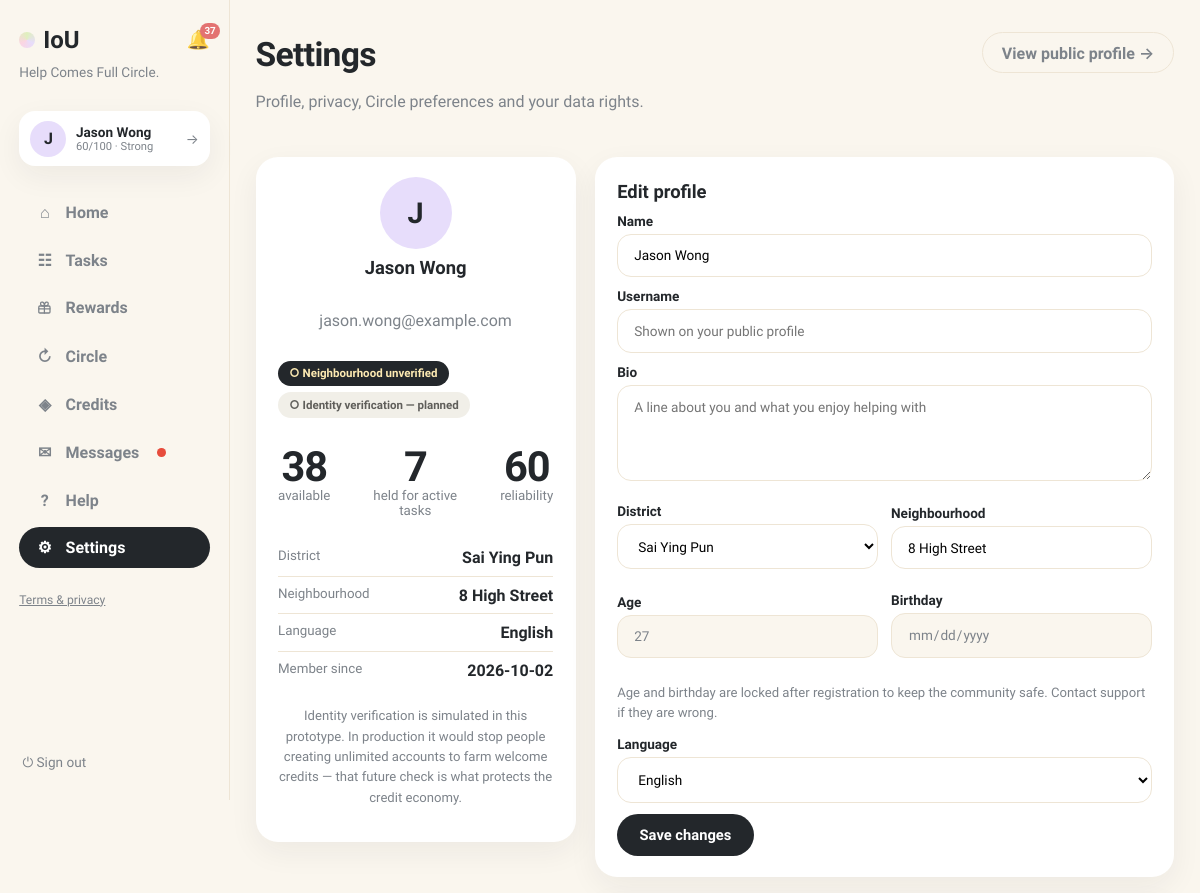
/account (signed in, upper part), run on an earlier commit of the app's database.
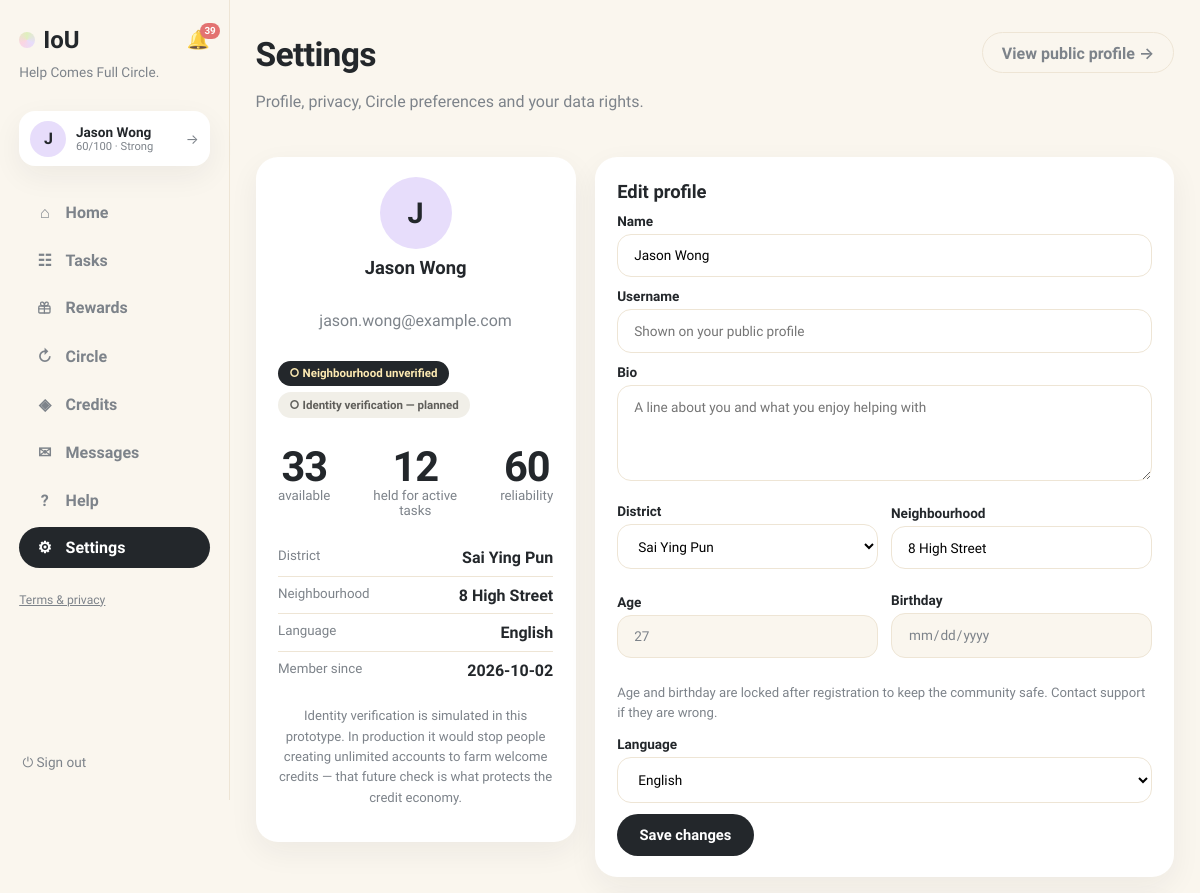
And on a later commit of the database.
### tables this page shows
CREATE TABLE users (
                id INTEGER PRIMARY KEY, name TEXT NOT NULL, email TEXT UNIQUE NOT NULL,
                password TEXT NOT NULL, balance INTEGER NOT NULL DEFAULT 0,
                held_balance INTEGER NOT NULL DEFAULT 0,
                is_moderator INTEGER NOT NULL DEFAULT 0
            , language TEXT NOT NULL DEFAULT 'en', address TEXT, district TEXT, hkid TEXT, address_id TEXT, age INTEGER, birthday TEXT, skills TEXT NOT NULL DEFAULT '', community_helper INTEGER NOT NULL DEFAULT 0, created_at TEXT, consent_analytics INTEGER NOT NULL DEFAULT 0, reliability INTEGER NOT NULL DEFAULT 60, account_status TEXT NOT NULL DEFAULT 'active', analytics_consent INTEGER NOT NULL DEFAULT 0, username TEXT, bio TEXT, verification_identity TEXT NOT NULL DEFAULT 'unverified', verification_neighbourhood TEXT NOT NULL DEFAULT 'unverified', vis_photo INTEGER NOT NULL DEFAULT 1, vis_neighbourhood INTEGER NOT NULL DEFAULT 1, vis_skills INTEGER NOT NULL DEFAULT 1, vis_bio INTEGER NOT NULL DEFAULT 1, vis_completed INTEGER NOT NULL DEFAULT 1, vis_circle INTEGER NOT NULL DEFAULT 1, circle_enabled INTEGER NOT NULL DEFAULT 1, circle_notifications INTEGER NOT NULL DEFAULT 1, circle_community_only INTEGER NOT NULL DEFAULT 0, circle_max_distance_km REAL NOT NULL DEFAULT 2.0, circle_availability TEXT NOT NULL DEFAULT '');

### app.py (the view)
@app.get("/account", response_class=HTMLResponse)
def account_page(request: Request, saved: str = ""):
    user = current_user(request)
    if not user:
        return RedirectResponse("/login", status_code=303)
    with db() as connection:
        blocked = connection.execute(
            """SELECT b.blocked_id, u.name FROM blocks b JOIN users u ON u.id=b.blocked_id
               WHERE b.blocker_id=?""", (user["id"],)).fetchall()
        consents = connection.execute(
            "SELECT policy, version, accepted_at FROM consents WHERE user_id=? ORDER BY id DESC",
            (user["id"],)).fetchall()
    return render(request, "account.html", page="account", genre_emoji=GENRE_EMOJI,
                  skill_tree=SKILL_TREE, hk_districts=HK_DISTRICTS, saved=saved == "1",
                  blocked=blocked, consents=consents)

### templates/account.html (shortened to what this page needs)
{% extends "base.html" %}
{% block content %}
<header class="page-head">
  <div>
    <h1>Settings</h1>
    <p class="muted">Profile, privacy, Circle preferences and your data rights.</p>
  </div>
  <a class="btn-ghost" href="/profile">View public profile →</a>
</header>
<div class="account-grid">
  <div class="card profile-card">
    <div class="avatar avatar-big">{{ user.name[0] }}</div>
    <h2>{{ user.name }}</h2>
    <p class="muted">{% if user.username %}@{{ user.username }} · {% endif %}{{ user.email }}</p>
    <div class="badge-row">
      <span class="match-badge ">{% if user.verification_neighbourhood == 'verified' %}✓{% else %}○{% endif %} Neighbourhood {{ user.verification_neighbourhood }}</span>
      <span class="match-badge simulated">○ Identity verification — planned</span>
    </div>
    <div class="profile-stats">
      <div><span class="stat-big">{{ user.balance }}</span><small>available</small></div>
      <div><span class="stat-big">{{ user.held_balance }}</span><small>held for active tasks</small></div>
      <div><span class="stat-big">{{ user.reliability if user.reliability is not none else 60 }}</span><small>reliability</small></div>
    </div>
    <ul class="profile-meta">
      <li><small>District</small><b>{{ user.district or '—' }}</b></li>
      <li><small>Neighbourhood</small><b>{{ user.address or '—' }}</b></li>
      <li><small>Language</small><b>{{ {'en':'English','yue':'粵語','zh':'普通话'}[user.language] or user.language }}</b></li>
      <li><small>Member since</small><b>{{ user.created_at[:10] if user.created_at else 'Early member' }}</b></li>
    </ul>
    <p class="muted small">Identity verification is simulated in this prototype. In production it would stop people creating unlimited accounts to farm welcome credits — that future check is what protects the credit economy.</p>
  </div>
  <div>
    <div class="card">
      <h2>Edit profile</h2>
      <form method="post" action="/account">
        <label>Name<input name="name" value="{{ user.name }}" required></label>
        <label>Username<input name="username" value="{{ user.username or '' }}" placeholder="Shown on your public profile"></label>
        <label>Bio<textarea name="bio" rows="3" placeholder="A line about you and what you enjoy helping with">{{ user.bio or '' }}</textarea></label>
        <div class="value-form">
          <label>District
            <select name="district">
              {% for d in hk_districts %}<option value="{{ d }}" {% if user.district == d %}selected{% endif %}>{{ d }}</option>{% endfor %}
            </select>
          </label>
          <label>Neighbourhood<input name="address" value="{{ user.address or '' }}"></label>
        </div>
        <div class="value-form">
          <label>Age<input name="age" type="number" min="16" max="120" value="{{ user.age or '' }}" readonly title="Locked after registration"></label>
          <label>Birthday<input name="birthday" type="date" value="{{ user.birthday or '' }}" readonly title="Locked after registration"></label>
        </div>
        <p class="muted small">Age and birthday are locked after registration to keep the community safe. Contact support if they are wrong.</p>
        <label>Language
          <select name="language">
            <option value="en" {% if user.language == 'en' %}selected{% endif %}>English</option>
          </select>
        </label>
        <button class="btn-primary">Save changes</button>
      </form>
    </div>
  </div>
</div>
{% endblock %}

### templates/base.html (shortened to what this page needs)
<!doctype html>
<html lang="en"><head><link rel="stylesheet" href="/static/style.css"></head>
<body class="app-body">
<nav class="sidebar">
  <div class="brand-row">
    <a class="brand" href="/"><span class="brand-dot"></span>IoU</a>
    {% if user %}
    <a class="bell {% if page == 'notifications' %}active{% endif %}" href="/notifications" title="Notifications">🔔{% if unread_notifs or unread_msgs %}<span class="bell-badge">{{ (unread_notifs or 0) + (unread_msgs or 0) }}</span>{% endif %}</a>
    {% endif %}
  </div>
  <p class="brand-tag">Help Comes Full Circle.</p>
  {% if user %}
  <a class="side-user" href="/profile" title="Your profile">
    <div class="avatar">{{ user.name[0] }}</div>
    {% set sc = user.reliability if user.reliability is not none else 60 %}
    {% set lab = 'Suspended' if sc <= 0 else ('Restricted' if sc < 30 else ('Limited' if sc < 60 else ('Strong' if sc < 80 else 'Excellent'))) %}
    <div class="sidebar-user-meta"><b>{{ user.name }}</b>
      <small>{{ sc }}/100 · {{ lab }}</small>
    </div>
    <span class="side-user-arrow">→</span>
  </a>
  <div class="nav-links">
    <a class="nav-link {% if page == 'home' %}active{% endif %}" href="/"><span class="nav-ico">⌂</span>Home</a>
    <a class="nav-link {% if page == 'browse' %}active{% endif %}" href="/browse"><span class="nav-ico">☷</span>Tasks</a>
    <a class="nav-link " href="/rewards"><span class="nav-ico"></span>Rewards</a>
    <a class="nav-link {% if page == 'circle' %}active{% endif %}" href="/chain-invitations"><span class="nav-ico">↻</span>Circle{% if circle_pending %}<span class="unread-dot"></span>{% endif %}</a>
    <a class="nav-link {% if page == 'credits' %}active{% endif %}" href="/history"><span class="nav-ico">◈</span>Credits</a>
    <a class="nav-link {% if page == 'messages' %}active{% endif %}" href="/messages"><span class="nav-ico">✉</span>Messages{% if unread_msgs %}<span class="unread-dot"></span>{% endif %}</a>
    <a class="nav-link {% if page == 'help' %}active{% endif %}" href="/help"><span class="nav-ico">?</span>Help</a>
    <a class="nav-link {% if page == 'account' %}active{% endif %}" href="/account"><span class="nav-ico">⚙</span>Settings</a>
  </div>
  <p class="nav-footer"><a href="/legal">Terms &amp; privacy</a></p>
  <form method="post" action="/logout" class="side-logout"><button class="link-button" title="Sign out">⏻ Sign out</button></form>
  {% else %}
  <div class="nav-links">
    <a class="nav-link" href="/login"><span class="nav-ico">→</span>Sign in</a>
    <a class="nav-link" href="/register"><span class="nav-ico">＋</span>Create account</a>
  </div>
  <p class="nav-footer"><a href="/legal">Terms &amp; privacy</a></p>
  {% endif %}
</nav>
<main class="content {% block content_class %}{% endblock %}">{% block content %}{% endblock %}</main>
</body></html>

What changed in the data, as far as the page shows it:
changed users "Jason Wong": balance "38" → "33"; held_balance "7" → "12"
Also different on the page:
{{ (unread_notifs or 0) + (unread_msgs or 0) }}: "37" → "39"
